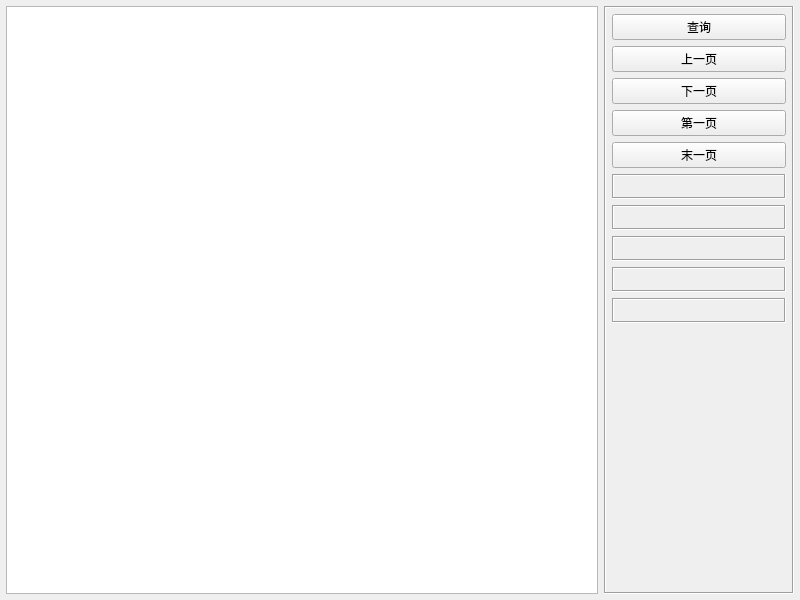
<?xml version="1.0" encoding="UTF-8"?>
<ui version="4.0">
 <class>frmDbPage</class>
 <widget class="QWidget" name="frmDbPage">
  <property name="geometry">
   <rect>
    <x>0</x>
    <y>0</y>
    <width>800</width>
    <height>600</height>
   </rect>
  </property>
  <property name="windowTitle">
   <string>Form</string>
  </property>
  <layout class="QHBoxLayout" name="horizontalLayout">
   <property name="leftMargin">
    <number>6</number>
   </property>
   <property name="topMargin">
    <number>6</number>
   </property>
   <property name="rightMargin">
    <number>6</number>
   </property>
   <property name="bottomMargin">
    <number>6</number>
   </property>
   <item>
    <widget class="QSplitter" name="splitter">
     <property name="orientation">
      <enum>Qt::Vertical</enum>
     </property>
     <property name="opaqueResize">
      <bool>false</bool>
     </property>
     <widget class="QTableView" name="tableMain">
      <property name="styleSheet">
       <string notr="true"/>
      </property>
     </widget>
    </widget>
   </item>
   <item>
    <widget class="QFrame" name="frameBottom">
     <property name="minimumSize">
      <size>
       <width>190</width>
       <height>0</height>
      </size>
     </property>
     <property name="maximumSize">
      <size>
       <width>190</width>
       <height>16777215</height>
      </size>
     </property>
     <property name="frameShape">
      <enum>QFrame::Box</enum>
     </property>
     <property name="frameShadow">
      <enum>QFrame::Sunken</enum>
     </property>
     <layout class="QVBoxLayout" name="verticalLayout">
      <property name="leftMargin">
       <number>6</number>
      </property>
      <property name="topMargin">
       <number>6</number>
      </property>
      <property name="rightMargin">
       <number>6</number>
      </property>
      <property name="bottomMargin">
       <number>6</number>
      </property>
      <item>
       <widget class="QPushButton" name="btnSelect">
        <property name="minimumSize">
         <size>
          <width>80</width>
          <height>0</height>
         </size>
        </property>
        <property name="text">
         <string>查询</string>
        </property>
       </widget>
      </item>
      <item>
       <widget class="QPushButton" name="btnPre">
        <property name="minimumSize">
         <size>
          <width>50</width>
          <height>0</height>
         </size>
        </property>
        <property name="text">
         <string>上一页</string>
        </property>
        <property name="iconSize">
         <size>
          <width>18</width>
          <height>18</height>
         </size>
        </property>
       </widget>
      </item>
      <item>
       <widget class="QPushButton" name="btnNext">
        <property name="minimumSize">
         <size>
          <width>50</width>
          <height>0</height>
         </size>
        </property>
        <property name="text">
         <string>下一页</string>
        </property>
        <property name="iconSize">
         <size>
          <width>18</width>
          <height>18</height>
         </size>
        </property>
       </widget>
      </item>
      <item>
       <widget class="QPushButton" name="btnFirst">
        <property name="minimumSize">
         <size>
          <width>50</width>
          <height>0</height>
         </size>
        </property>
        <property name="text">
         <string>第一页</string>
        </property>
        <property name="iconSize">
         <size>
          <width>18</width>
          <height>18</height>
         </size>
        </property>
       </widget>
      </item>
      <item>
       <widget class="QPushButton" name="btnLast">
        <property name="minimumSize">
         <size>
          <width>50</width>
          <height>0</height>
         </size>
        </property>
        <property name="text">
         <string>末一页</string>
        </property>
        <property name="iconSize">
         <size>
          <width>18</width>
          <height>18</height>
         </size>
        </property>
       </widget>
      </item>
      <item>
       <widget class="QLabel" name="labPageCount">
        <property name="minimumSize">
         <size>
          <width>0</width>
          <height>25</height>
         </size>
        </property>
        <property name="frameShape">
         <enum>QFrame::Box</enum>
        </property>
        <property name="frameShadow">
         <enum>QFrame::Sunken</enum>
        </property>
        <property name="text">
         <string/>
        </property>
        <property name="alignment">
         <set>Qt::AlignCenter</set>
        </property>
       </widget>
      </item>
      <item>
       <widget class="QLabel" name="labResultCount">
        <property name="minimumSize">
         <size>
          <width>0</width>
          <height>25</height>
         </size>
        </property>
        <property name="frameShape">
         <enum>QFrame::Box</enum>
        </property>
        <property name="frameShadow">
         <enum>QFrame::Sunken</enum>
        </property>
        <property name="text">
         <string/>
        </property>
        <property name="alignment">
         <set>Qt::AlignCenter</set>
        </property>
       </widget>
      </item>
      <item>
       <widget class="QLabel" name="labPageCurrent">
        <property name="minimumSize">
         <size>
          <width>0</width>
          <height>25</height>
         </size>
        </property>
        <property name="frameShape">
         <enum>QFrame::Box</enum>
        </property>
        <property name="frameShadow">
         <enum>QFrame::Sunken</enum>
        </property>
        <property name="text">
         <string/>
        </property>
        <property name="alignment">
         <set>Qt::AlignCenter</set>
        </property>
       </widget>
      </item>
      <item>
       <widget class="QLabel" name="labResultCurrent">
        <property name="minimumSize">
         <size>
          <width>0</width>
          <height>25</height>
         </size>
        </property>
        <property name="frameShape">
         <enum>QFrame::Box</enum>
        </property>
        <property name="frameShadow">
         <enum>QFrame::Sunken</enum>
        </property>
        <property name="text">
         <string/>
        </property>
        <property name="alignment">
         <set>Qt::AlignCenter</set>
        </property>
       </widget>
      </item>
      <item>
       <widget class="QLabel" name="labResult">
        <property name="minimumSize">
         <size>
          <width>0</width>
          <height>25</height>
         </size>
        </property>
        <property name="frameShape">
         <enum>QFrame::Box</enum>
        </property>
        <property name="frameShadow">
         <enum>QFrame::Sunken</enum>
        </property>
        <property name="text">
         <string/>
        </property>
        <property name="alignment">
         <set>Qt::AlignCenter</set>
        </property>
       </widget>
      </item>
      <item>
       <spacer name="verticalSpacer">
        <property name="orientation">
         <enum>Qt::Vertical</enum>
        </property>
        <property name="sizeHint" stdset="0">
         <size>
          <width>20</width>
          <height>40</height>
         </size>
        </property>
       </spacer>
      </item>
     </layout>
    </widget>
   </item>
  </layout>
 </widget>
 <resources/>
 <connections/>
</ui>
